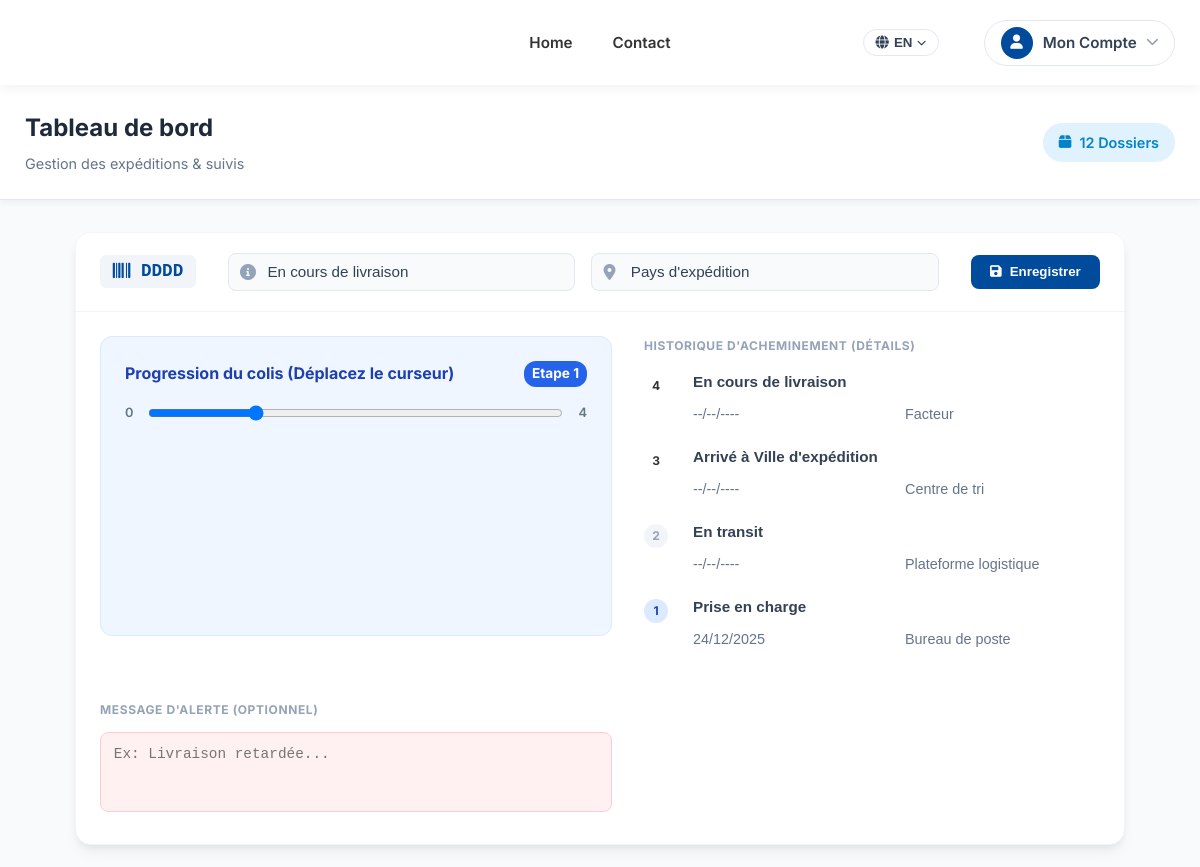
Page /dashboard (signed in, upper part) on the earlier database version.
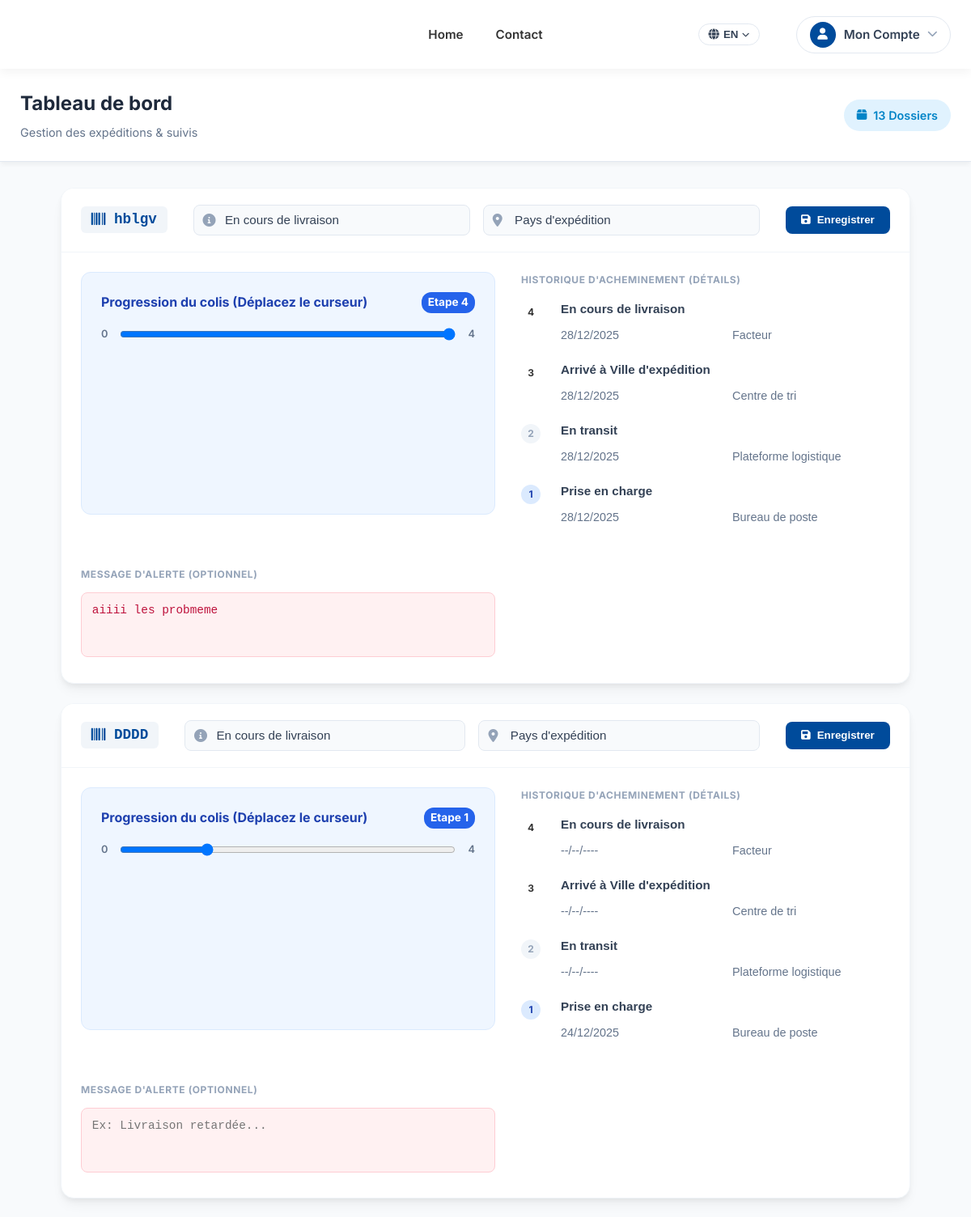
Same page on the later database version.
### app.py (models this page shows, shortened)
class Tracking(db.Model):
    id = db.Column(db.Integer, primary_key=True)
    code = db.Column(db.String(50), unique=True, nullable=False)
    status = db.Column(db.String(100), default="En cours de livraison")
    location = db.Column(db.String(100), default="Pays d'expédition")
    custom_message = db.Column(db.Text, nullable=True)
    weight = db.Column(db.String(20), default="PENDING")
    date_sent = db.Column(db.String(20), default=lambda: datetime.utcnow().strftime('%d/%m/%Y'))
    timestamp = db.Column(db.DateTime, default=datetime.utcnow)
    step1_label = db.Column(db.String(100), default="Prise en charge")
    step1_date = db.Column(db.String(50), default=lambda: datetime.utcnow().strftime('%d/%m/%Y'))
    step1_loc = db.Column(db.String(100), default="Bureau de poste")
    step2_label = db.Column(db.String(100), default="En transit")
    step2_date = db.Column(db.String(50), default="--/--/----")
    step2_loc = db.Column(db.String(100), default="Plateforme logistique")
    step3_label = db.Column(db.String(100), default="Arrivé à Ville d'expédition")
    step3_date = db.Column(db.String(50), default="--/--/----")
    step3_loc = db.Column(db.String(100), default="Centre de tri")
    step4_label = db.Column(db.String(100), default="En cours de livraison")
    step4_date = db.Column(db.String(50), default="--/--/----")
    step4_loc = db.Column(db.String(100), default="Facteur")

### app.py (the view)
@app.route('/dashboard')
@login_required
def dashboard():
    if not current_user.is_admin:
        return redirect(url_for('home')) # Protect dashboard
    all_tracking = Tracking.query.order_by(Tracking.timestamp.desc()).all()
    return render_template('admin_dashboard.html', tracking_list=all_tracking)

### app.py (called while the page is built)
@app.context_processor
def inject_get_text():
    def get_text(key):
        lang = session.get('lang', 'en')
        return TRANSLATIONS.get(lang, TRANSLATIONS['fr']).get(key, key)
    return dict(get_text=get_text)

@login_manager.user_loader
def load_user(user_id):
    return User.query.get(int(user_id))

### templates/admin_dashboard.html (shortened to what this page needs)
{% extends "base.html" %}
{% block content %}
<div class="admin-wrapper" style="background-color: #f8fafc; min-height: 100vh; padding-bottom: 4rem;">
    <div class="control-bar">
        <div class="container" style="display: flex; justify-content: space-between; align-items: center;">
            <div class="title-section">
                <h1 class="page-title">Tableau de bord</h1>
                <p class="subtitle">Gestion des expéditions & suivis</p>
            </div>
            <div class="actions">
                <span class="badge-count">
                    <i class="fas fa-box"></i> {{ tracking_list|length }} Dossiers
                </span>
            </div>
        </div>
    </div>
    <div class="container main-content-area">
        <div class="tracking-list">
            {% for t in tracking_list %}
            <form method="POST" action="{{ url_for('update_status', id=t.id) }}" class="tracking-card">
                <div class="card-header-row">
                    <div class="tracking-id">
                        <a href="{{ url_for('track_result', code=t.code) }}" target="_blank"
                            title="Voir le suivi public">
                            <i class="fas fa-barcode"></i> {{ t.code }}
                        </a>
                    </div>
                    <div class="main-status-inputs">
                        <div class="input-group">
                            <input type="text" name="status" value="{{ t.status }}" class="clean-input"
                                placeholder="Statut (ex: En cours)">
                        </div>
                        <div class="input-group">
                            <input type="text" name="location" value="{{ t.location }}" class="clean-input"
                                placeholder="Lieu actuel">
                        </div>
                    </div>
                    <div class="card-actions">
                        <button type="submit" class="btn-save" title="Enregistrer les modifications">
                            <i class="fas fa-save"></i>
                            <span>Enregistrer</span>
                        </button>
                    </div>
                </div>
                <div class="card-divider"></div>
                <div class="card-body-row">
                    <div
                        style="margin-bottom: 2rem; padding: 1.5rem; background: #eff6ff; border-radius: 12px; border: 1px solid #dbeafe;">
                        <label
                            style="display: block; font-weight: 700; color: #1e40af; margin-bottom: 1rem; display: flex; justify-content: space-between;">
                            <span>Progression du colis (Déplacez le curseur)</span>
                            <span id="slider-val-{{ t.id }}"
                                style="background: #2563eb; color: white; padding: 2px 8px; border-radius: 12px; font-size: 0.85rem;">
                                {% if t.step4_date != '--/--/----' %}Etape 4{% elif t.step3_date != '--/--/----' %}Etape
                                3{% elif t.step2_date != '--/--/----' %}Etape 2{% elif t.step1_date != '--/--/----'
                                %}Etape 1{% else %}Non traité{% endif %}
                            </span>
                        </label>
                        {% set current_level = 4 if t.step4_date != '--/--/----' else 3 if t.step3_date != '--/--/----'
                        else 2 if t.step2_date != '--/--/----' else 1 if t.step1_date != '--/--/----' else 0 %}
                        <div style="display: flex; align-items: center; gap: 15px;">
                            <span style="font-size: 0.8rem; color: #64748b; font-weight: 600;">0</span>
                            <input type="range" name="progress_level" min="0" max="4" value="{{ current_level }}"
                                style="flex: 1; cursor: pointer;" oninput="updateSliderLabel(this, '{{ t.id }}')">
                            <span style="font-size: 0.8rem; color: #64748b; font-weight: 600;">4</span>
                        </div>
                    </div>
                    <div class="history-section">
                        <h4 class="section-label">Historique d'acheminement (Détails)</h4>
                        <div class="history-step">
                            <div class="step-indicator">4</div>
                            <div class="step-inputs">
                                <input type="text" name="step4_label" value="{{ t.step4_label }}"
                                    class="mini-input label-input" placeholder="Etape 4 (Label)">
                                <div class="step-details">
                                    <input type="text" name="step4_date" value="{{ t.step4_date }}"
                                        class="mini-input date-input" placeholder="Date">
                                    <input type="text" name="step4_loc" value="{{ t.step4_loc }}"
                                        class="mini-input loc-input" placeholder="Lieu">
                                </div>
                            </div>
                        </div>
                        <div class="history-step">
                            <div class="step-indicator">3</div>
                            <div class="step-inputs">
                                <input type="text" name="step3_label" value="{{ t.step3_label }}"
                                    class="mini-input label-input" placeholder="Etape 3 (Label)">
                                <div class="step-details">
                                    <input type="text" name="step3_date" value="{{ t.step3_date }}"
                                        class="mini-input date-input" placeholder="Date">
                                    <input type="text" name="step3_loc" value="{{ t.step3_loc }}"
                                        class="mini-input loc-input" placeholder="Lieu">
                                </div>
                            </div>
                        </div>
                        <div class="history-step">
                            <div class="step-indicator outdated">2</div>
                            <div class="step-inputs">
                                <input type="text" name="step2_label" value="{{ t.step2_label }}"
                                    class="mini-input label-input" placeholder="Etape 2 (Label)">
                                <div class="step-details">
                                    <input type="text" name="step2_date" value="{{ t.step2_date }}"
                                        class="mini-input date-input" placeholder="Date">
                                    <input type="text" name="step2_loc" value="{{ t.step2_loc }}"
                                        class="mini-input loc-input" placeholder="Lieu">
                                </div>
                            </div>
                        </div>
                        <div class="history-step">
                            <div class="step-indicator active">1</div>
                            <div class="step-inputs">
                                <input type="text" name="step1_label" value="{{ t.step1_label }}"
                                    class="mini-input label-input" placeholder="Etape 1 (Label)">
                                <div class="step-details">
                                    <input type="text" name="step1_date" value="{{ t.step1_date }}"
                                        class="mini-input date-input" placeholder="Date">
                                    <input type="text" name="step1_loc" value="{{ t.step1_loc }}"
                                        class="mini-input loc-input" placeholder="Lieu">
                                </div>
                            </div>
                        </div>
                    </div>
                    <div class="alert-section">
                        <h4 class="section-label">Message d'alerte (Optionnel)</h4>
                        <textarea name="custom_message" class="clean-textarea"
                            placeholder="Ex: Livraison retardée...">{{ t.custom_message or '' }}</textarea>
                    </div>
                </div>
            </form>
            {% else %}
            <div class="empty-state">
                <i class="fas fa-box-open"></i>
                <h3>Aucun colis à gérer</h3>
                <p>Les nouveaux numéros suivis apparaîtront ici.</p>
            </div>
            {% endfor %}
        </div>
    </div>
</div>
{% endblock %}

### templates/base.html (shortened to what this page needs)
<!DOCTYPE html>
<html lang="fr">
<head>
    <link rel="stylesheet" href="{{ url_for('static', filename='css/style.css') }}">
    <link rel="stylesheet" href="https://cdnjs.cloudflare.com/ajax/libs/font-awesome/6.0.0/css/all.min.css">
</head>
<body>
    <header class="main-header">
        <div class="container header-container">
            <div class="logo">
                <a href="{{ url_for('home') }}">
                    <img src="{{ url_for('static', filename='img/logo.png') }}?v=4" alt="MNCPOSTE Logo">
                </a>
            </div>
            <nav class="main-nav">
                <ul>
                    <li><a href="{{ url_for('home') }}">{{ get_text('nav_home') }}</a></li>
                    <li><a href="{{ url_for('contact') }}">{{ get_text('nav_contact') }}</a></li>
                </ul>
            </nav>
            <div class="header-actions" style="display: flex; gap: 10px; align-items: center;">
                <div class="lang-dropdown" style="position: relative; margin-right: 15px;">
                    <button class="lang-btn"
                        style="background: none; border: 1px solid #e2e8f0; border-radius: 20px; padding: 5px 12px; cursor: pointer; font-weight: 600; color: #334155; display: flex; align-items: center; gap: 5px;">
                        <i class="fas fa-globe"></i> {{ session.get('lang', 'en')|upper }} <i
                            class="fas fa-chevron-down" style="font-size: 0.7em;"></i>
                    </button>
                </div>
                {% if current_user.is_authenticated %}
                <div class="user-dropdown" style="position: relative;">
                    <button class="user-btn">
                        <div class="user-avatar">
                            <i class="fas fa-user"></i>
                        </div>
                        <span class="user-name">Mon Compte</span>
                        <i class="fas fa-chevron-down toggle-icon"></i>
                    </button>
                </div>
                {% else %}
                <a href="{{ url_for('login') }}" class="btn-account"><i class="fas fa-user"></i> {{
                    get_text('nav_client') }}</a>
                {% endif %}
            </div>
        </div>
    </header>
    <main class="main-content">
        {% block content %}{% endblock %}
    </main>
</body>
</html>

### static/css/style.css (style rules this page uses)
:root { --primary-color: #004B9B; --primary-light: #0063cc; --primary-dark: #003366; --secondary-color: #FFCC00; --secondary-hover: #e6b800; --text-main: #333333; --text-muted: #666666; --bg-body: #f0f4f8; --bg-card: #ffffff; --bg-section-alt: #e3f2fd; --shadow-soft: 0 4px 20px rgba(0, 75, 155, 0.1); --shadow-hover: 0 15px 35px rgba(0, 75, 155, 0.15); --radius-main: 12px; --font-main: 'Inter', sans-serif; }
* { box-sizing: border-box; margin: 0; padding: 0; }
body { font-family: var(--font-main); background-color: var(--bg-body); color: var(--text-main); line-height: 1.6; display: flex; flex-direction: column; min-height: 100vh; }
.main-header { background: white; box-shadow: 0 4px 12px rgba(0, 0, 0, 0.05); padding: 0.4rem 0; position: sticky; top: 0; z-index: 1000; }
.header-container { display: flex; align-items: center; justify-content: space-between; }
.logo { flex: 1; }
.main-nav { flex: 0 0 auto; }
.header-actions { flex: 1; display: flex; justify-content: flex-end; }
.logo img { height: 65px; }
.main-nav ul { display: flex; gap: 2.5rem; list-style: none; }
.main-nav a { text-decoration: none; color: var(--text-main); font-weight: 600; transition: color 0.2s; font-size: 0.95rem; }
.header-actions { margin-left: auto; }
.container { max-width: 1400px; margin: 0 auto; padding: 0 25px; }
.main-content { flex: 1; }
a { transition: color 0.2s; }
.user-dropdown { position: relative; margin-left: 20px; }
.user-btn { background: white; border: 1px solid #e2e8f0; padding: 6px 16px; border-radius: 30px; display: flex; align-items: center; gap: 10px; cursor: pointer; transition: all 0.2s; font-family: var(--font-main); color: var(--text-main); }
.user-avatar { width: 32px; height: 32px; background: var(--primary-color); color: white; border-radius: 50%; display: flex; align-items: center; justify-content: center; font-size: 0.9rem; }
.user-name { font-weight: 600; font-size: 0.95rem; color: #334155; display: block; }
.toggle-icon { color: #94a3b8; font-size: 0.8rem; transition: transform 0.2s; }

Differences in the rows shown:
added Tracking: code "hblgv", status "En cours de livraison", location "Pays d'expédition", shows "Etape 4", step4_label "En cours de livraison", step4_date "28/12/2025", step4_loc "Facteur", step3_label "Arrivé à Ville d'expédition", step3_date "28/12/2025", step3_loc "Centre de tri", step2_label "En transit", step2_date "28/12/2025", step2_loc "Plateforme logistique", step1_label "Prise en charge", step1_date "28/12/2025", step1_loc "Bureau de poste", custom_message "aiiii les probmeme"
Other differences:
{{ tracking_list|length }}: "12" → "13"
